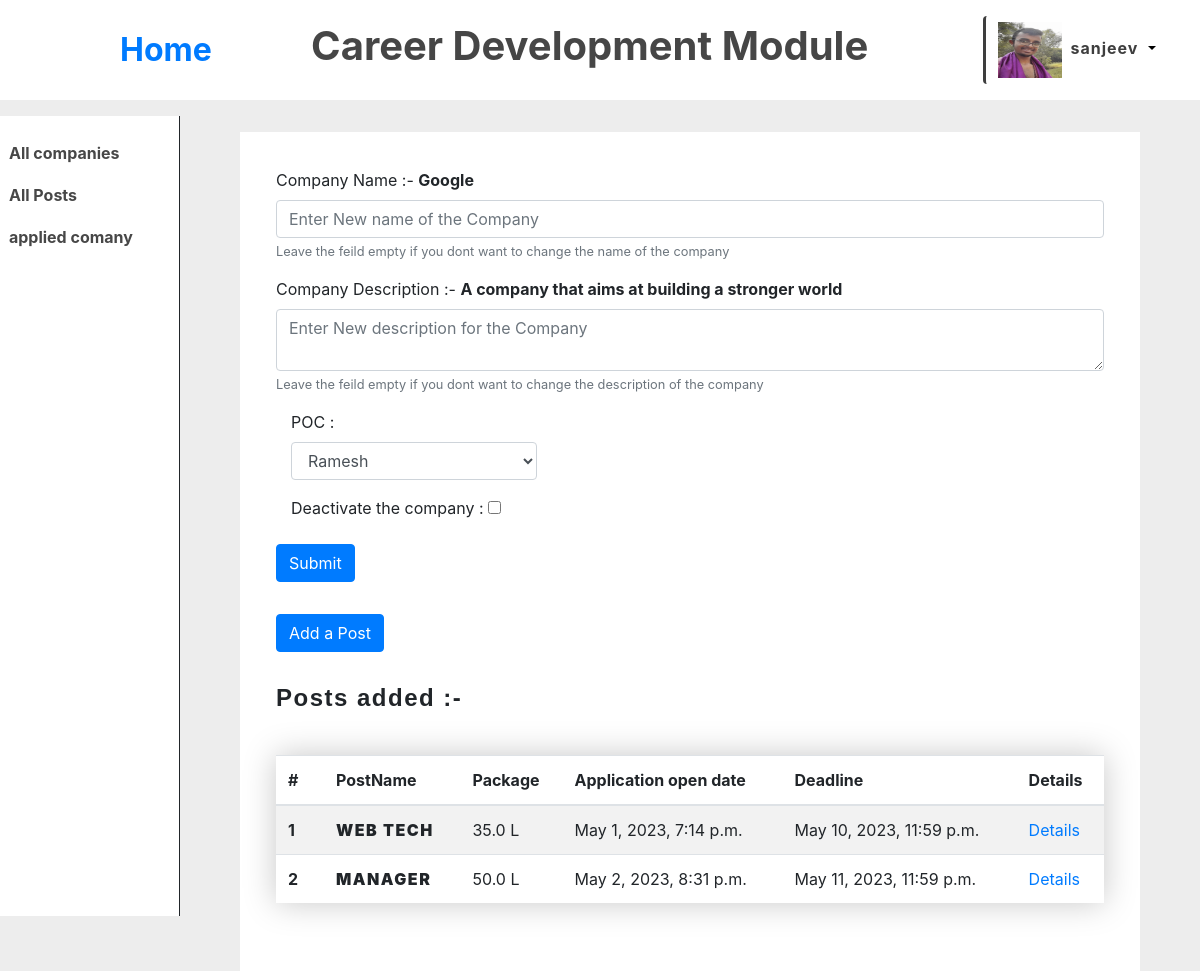
The app's page /editcomp/41 (signed in) with its own data.
### rec/models.py (models this page shows, shortened)
class profile(models.Model):
    student = models.OneToOneField(User, on_delete=models.CASCADE, blank=True, null=True, related_name="profile")
    firstname = models.CharField(max_length=100, null=True, blank=True)
    lastname = models.CharField(max_length=100, null=True, blank=True)
    register_no = models.CharField(max_length=10, null=True, blank=True)
    profile_pic = models.ImageField( default="../media/users/user_avtar.webp", null=True, blank=True, upload_to='users/')
    choose_branch = models.ForeignKey(branch, on_delete=models.CASCADE, blank=True, null=True, related_name="students")
    resume = models.FileField(null=True, blank=True)
    student_cgpa = models.FloatField(default=0, null=True, blank=True)
    sem = models.IntegerField(null=True, blank=True, choices=Sem_choices)

class company(models.Model) :
    name = models.CharField(max_length=100, null=False, blank=False, unique=True)
    description = models.TextField()
    poc = models.ForeignKey(User, on_delete=models.CASCADE, related_name="company_poc")
    branches_open = models.ManyToManyField(branch, related_name="company", blank=True )
    isactive = models.BooleanField(default=True)
    applied = models.ManyToManyField(User, blank=True ,related_name="applied_company")

class posts(models.Model) :
    role = models.CharField(max_length=50, null=True, blank=True)
    description = models.TextField(null=True, blank=True)
    package = models.FloatField(null=True, blank=True)
    student = models.ManyToManyField(User, blank=True, related_name="post")
    comp = models.ForeignKey(company, on_delete=models.CASCADE, related_name="post", null=True, blank=True)
    branch_open = models.ManyToManyField(branch, blank=True, related_name="posts")
    cgpa_cutoff = models.FloatField(null=True, blank=True, default=0)
    open_date = models.DateTimeField(null=True, blank=True)
    deadline = models.DateTimeField(null=True, blank=True)
    is_active = models.BooleanField(default=True)

### rec/views.py (the view)
# urls.py: path("editcomp/<int:id>", views.editcomp, name="editcomp"),
def editcomp(request, id) :
    if request.user.is_authenticated :
        get_comp = company.objects.get(id = id)
        if request.user.is_superuser or request.user.groups.filter(name = "Admin").exists() or get_comp.poc == request.user :
            if request.method == "POST" :
                name = request.POST['name']
                des = request.POST['description']
                poc_id = request.POST['poc']
                activate = request.POST.get('activate', False)
                deactivate = request.POST.get('deactivate', False)
                poc = User.objects.get(id = poc_id, groups = "1")
                if name :
                    get_comp.name = name
                if des :
                    get_comp.description = des
                if poc :
                    get_comp.poc = poc
                if activate :
                    get_comp.isactive = True
                if deactivate :
                    get_comp.isactive = False
                get_comp.save()
                return HttpResponseRedirect(reverse(companyview, args=(id, )))
            else :
                get_comp = company.objects.get(id = id)
                pocs = User.objects.filter(groups = "1")
                branches = branch.objects.all()
                return render(request, "rec/editcomp.html",{
                    "comp" : get_comp,
                    "ids" : get_comp.id,
                    "pocs" : pocs,
                    "branches" : branches,
                    "profile" : request.user.profile
                })

### rec/models.py (called while the page is built)
    def __str__(self) :
        return self.name

### rec/templates/rec/editcomp.html (shortened to what this page needs)
{% extends './header.html' %}
  {% load static %}
  {% block body1 %}
      <div class="edit-form">
        <form action="{% url 'editcomp' id=ids%}" method="post">
          <div class="form-group">
            <label for="exampleInputEmail1">Company Name :- <strong>{{comp.name}}</strong></label>
            <input type="text" class="form-control" id="exampleInputEmail1" placeholder="Enter New name of the Company" name="name" autocomplete="off" >
            <small id="emailHelp" class="form-text text-muted">Leave the feild empty if you dont want to change the name of the company</small>
          </div>
          <div class="form-group">
            <label for="exampleInputEmail1">Company Description :- <strong>{{comp.description}}</strong></label>
            <textarea class="form-control" id="exampleInputEmail1" placeholder="Enter New description for the Company" name="description" autocomplete="off" ></textarea>
            <small id="emailHelp" class="form-text text-muted">Leave the feild empty if you dont want to change the description of the company</small>
          </div>
          <div class="form-group col-md-4">
            <label for="inputState">POC :</label>
            <select id="inputState" class="form-control" name="poc">
              <option selected value="{{comp.poc.id}}">{{comp.poc}}</option>
            </select>
          </div>
          <div class="form-group col-md-4">
            {% if comp.isactive %}
              <label>Deactivate the company : </label>
              <input type="checkbox" name="deactivate" >
            {% else  %}
              <label>Activate the company : </label>
              <input type="checkbox" name="activate" >
            {% endif %}
          </div>
          <button type="submit" class="btn btn-primary">Submit</button>
        </form>
        <button type="button" class="btn btn-primary" data-toggle="modal" style="margin-top: 2rem;" data-target="#exampleModalCenter">
          Add a Post
       </button>
       <div class="post-body">
        <h6><strong>Posts added :-</strong></h6>
        <table class="table table-striped">
          <thead>
          <tr>
              <th scope="col">#</th>
              <th scope="col">PostName</th>
              <th scope="col">Package</th>
              <th scope="col">Application open date</th>
              <th scope="col">Deadline</th>
              <th scope="col">Details</th>
          </tr>
          </thead>
          <tbody>
          {% for comp in comp.post.all %}
              <tr>
                  <th scope="row" style="width: 3rem;">{{forloop.counter}}</th>
                  <td style="font-weight: bolder; letter-spacing: 1.5px;"><strong>{{comp.role.upper}}</strong></td>
                  <td>{{comp.package}} L</td>
                  <td> {{comp.open_date}}</td>
                  <td>
                  {{comp.deadline}}
              </td>
              <td><a href="../viewpost/{{comp.id}}">Details</a></td>
              </tr>
              {% endfor %}
          </tbody>
      </table>
    </div>
      </div>
  {% endblock%}

### rec/templates/rec/header.html (shortened to what this page needs)
{% extends './layout.html' %}
  {% load static %}
  {% block head %}
  <link rel="stylesheet" type="text/css" href="../../static/reg.css" />
  {%endblock%}
  {% block body %}
  <div class="header-cont">
    <a href="/home">Home</a>
    <h1>Career Development Module</h1>
    <div class="home-profile">
      <div class="dropdown">
        <button class="btn bt margin: auto;n-secondary dropdown-toggle" type="button" id="dropdownMenuButton" data-toggle="dropdown" aria-haspopup="true" aria-expanded="false">
          <img src="../media/{{profile.profile_pic}}"><strong>{{request.user}}</strong>
        </button>
      </div>
  </div>
  </div>
  <div class="home-body">
    <div class="sidebar-container">
      <div class="side-bar">
        <a href="/allcomp">All companies</a>
        <a href="/allposts">All Posts</a>
        <a href="http://127.0.0.1:8000/applied_posts/">applied comany</a>
      </div>
    </div>
  {% block body1 %}
  {% endblock %}
  {% endblock %}

### rec/static/reg.css (style rules this page uses)
.table { max-width: 1200px; margin: auto; margin-top: 5%; margin-bottom: 10%; background: white; filter: drop-shadow(0 0 1rem #c7c7c7); }
html { background: rgb(237, 237, 237); }
body { background:rgb(237, 237, 237); background-color: rgb(237, 237, 237); }

### rec/templates/rec/header.html (style rules this page uses)
.home-body { display: flex; }
.sidebar-container { min-width: 10rem; width: 15%; height: 100vh; background: white; margin-top: 1rem; border-right: solid; border-width: thin; }
.side-bar { margin-top: 1rem; display: grid; background: white; height: min-content; }
.side-bar>a { text-decoration: none; padding: 5%; border-width: thin; color: rgb(71, 71, 71); font-weight: 700; }
.home-profile { padding-left: 1rem; padding-top: 1rem; padding-bottom: 1rem; margin-left: auto; margin-right: 2rem; background: white; display: flex; width: min-content; }
.dropdown-toggle { background:white; border: transparent; color: rgb(62, 62, 62); letter-spacing: 1px; border-left: solid; }
.btn>img { width: 4rem; height: 3.5rem; margin-right: 0.5rem; }
.dropdown-toggle::after { color: black; }
.header-cont { height: max-content; background: white; display: flex; align-items: center; }
.header-cont>a { margin-left: 10%; margin-right: auto; font-weight: bold; font-size: 2rem; text-decoration: none; }
.header-cont>h1 { font-weight: bolder; color: rgb(70, 70, 70); }

### rec/templates/rec/editcomp.html (style rules this page uses)
.edit-form { max-width: 1400px; min-width: 75%; margin: auto; margin-top: 2rem; padding: 3%; background: white; }
.post-body>h6 { font-size: 1.5rem; font-family: sans-serif; letter-spacing: 1.5px; }
.post-body { margin-top: 2rem; margin-bottom: 2rem; }

### records on screen
profile: profile_pic (picture)
company: name "Google", description "A company that aims at building a stronger world", poc "Ramesh"
posts: role "WEB TECH", package "35.0", open_date "May 1, 2023, 7:14 p.m.", deadline "May 10, 2023, 11:59 p.m."
posts: role "MANAGER", package "50.0", open_date "May 2, 2023, 8:31 p.m.", deadline "May 11, 2023, 11:59 p.m."

### other values on screen
{{ request.user }} "sanjeev"
